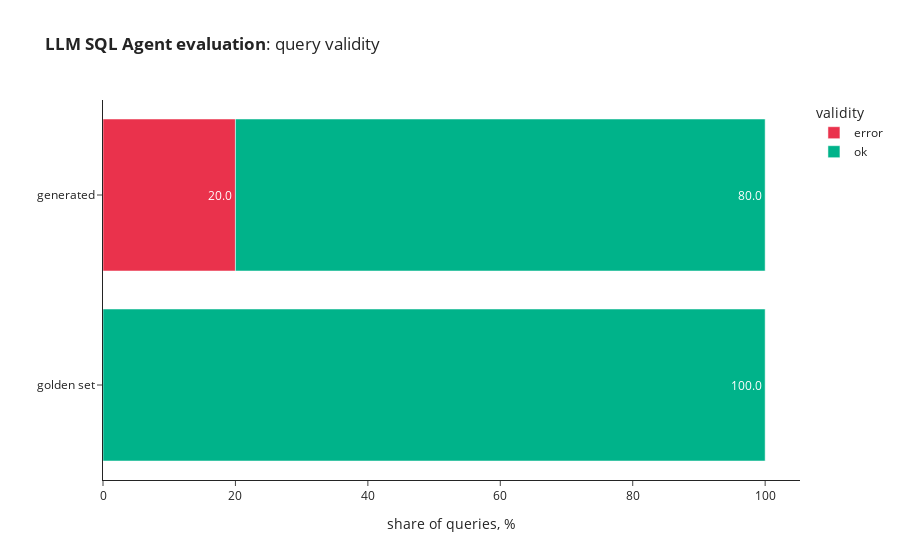
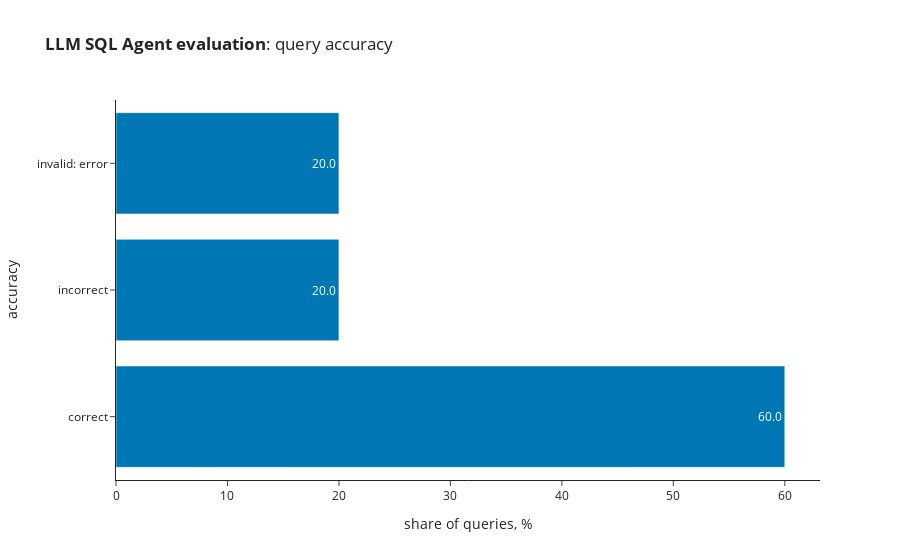

Write notebook code for charts like these, in order.
### Code cell
rag_eval_df = evaluate_sql_agent(generate_query_rag, golden_df)

### Figure 1 — Plotly figure (JSON) as saved in the notebook; plotly's stock layout.template omitted (floating-point values rounded to 4 significant figures)
{"data": [{"alignmentgroup": "True", "hovertemplate": "validity=error<br>share of queries, %=%{x}<br>=%{y}<extra></extra>", "legendgroup": "error", "marker": {"color": "#ea324c", "pattern": {"shape": ""}}, "name": "error", "offsetgroup": "error", "orientation": "h", "showlegend": true, "textposition": "auto", "texttemplate": "%{x:.1f}", "type": "bar", "x": [0, 20], "xaxis": "x", "y": ["golden set", "generated"], "yaxis": "y"}, {"alignmentgroup": "True", "hovertemplate": "validity=ok<br>share of queries, %=%{x}<br>=%{y}<extra></extra>", "legendgroup": "ok", "marker": {"color": "#00b38a", "pattern": {"shape": ""}}, "name": "ok", "offsetgroup": "ok", "orientation": "h", "showlegend": true, "textposition": "auto", "texttemplate": "%{x:.1f}", "type": "bar", "x": [100, 80], "xaxis": "x", "y": ["golden set", "generated"], "yaxis": "y"}], "layout": {"autosize": true, "barmode": "relative", "legend": {"title": {"text": "validity"}, "tracegroupgap": 0}, "title": {"text": "<b>LLM SQL Agent evaluation</b>: query validity"}, "xaxis": {"anchor": "y", "autorange": true, "domain": [0, 1], "range": [0, 105.3], "title": {"text": "share of queries, %"}, "type": "linear"}, "yaxis": {"anchor": "x", "autorange": true, "domain": [0, 1], "range": [-0.5, 1.5], "title": {"text": ""}, "type": "category"}}}

### Figure 2 — Plotly figure (JSON) as saved in the notebook; plotly's stock layout.template omitted (floating-point values rounded to 4 significant figures)
{"data": [{"alignmentgroup": "True", "hovertemplate": "accuracy=%{y}<br>share of queries, %=%{x}<extra></extra>", "legendgroup": "share", "marker": {"color": "#0077B5", "pattern": {"shape": ""}}, "name": "share", "offsetgroup": "share", "orientation": "h", "showlegend": true, "textposition": "auto", "texttemplate": "%{x:.1f}", "type": "bar", "x": [60, 20, 20], "xaxis": "x", "y": ["correct", "incorrect", "invalid: error"], "yaxis": "y"}], "layout": {"autosize": true, "barmode": "relative", "legend": {"title": {"text": "accuracy"}, "tracegroupgap": 0}, "showlegend": false, "title": {"text": "<b>LLM SQL Agent evaluation</b>: query accuracy"}, "xaxis": {"anchor": "y", "autorange": true, "domain": [0, 1], "range": [0, 63.16], "title": {"text": "share of queries, %"}, "type": "linear"}, "yaxis": {"anchor": "x", "autorange": true, "domain": [0, 1], "range": [-0.5, 2.5], "title": {"text": "accuracy"}, "type": "category"}}}
